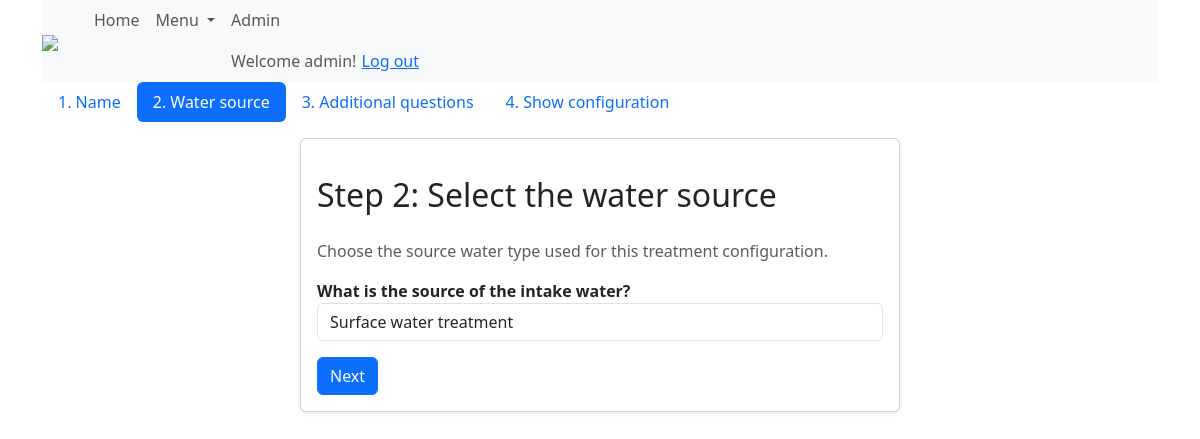
Screenshot of /form-designtree/ (signed in) with the database file from the repository.
### accounts/models.py (models this page shows, shortened)
class CustomUser(AbstractUser):
    pass

### drinq/models.py (models this page shows, shortened)
class DecidingFactorQuestion(models.Model):
    id = models.AutoField(primary_key=True, unique=True)
    name = models.TextField(null=False, unique=True)
    text = models.TextField(null=False, blank=True)
    categorical_variable = models.ForeignKey(
        CategoricalVariable, on_delete=models.CASCADE,
        db_column='categoricalvariable')
    class Meta:
        db_table = 'decidingfactorquestion'

class MultiStepConfiguration(models.Model):
    name = models.CharField(max_length=150)
    description = models.TextField(blank=True, null=True, max_length=500)
    user = models.ForeignKey(
        CustomUser,
        on_delete=models.CASCADE,
        related_name='multistepforms',
        db_column='user',
        blank=True, null=True)
    date_created = models.DateTimeField(auto_now_add=True)
    water_source = models.ForeignKey(
        'DesignTree',
        on_delete=models.SET_NULL,
        db_column='water_source',
        related_name='multistepforms',
        blank=True, null=True)
    session_key = models.CharField(max_length=40)
    class Meta:
        db_table = 'form_multistep'

### drinq/views.py (the view, shortened to what this page needs)
class FormWaterSourceView(LoginRequiredMixin, generic.edit.FormView):
    form_class = WaterSourceForm
    template_name = 'drinq/form_watersource.html'
    success_url = 'form_multistep'
    def get_context_data(self, **kwargs):
        context = super().get_context_data(**kwargs)
        context['step'] = 2
        context['total_steps'] = INITIAL_TOTAL_STEPS
        return context
    def get_form_kwargs(self):
        kwargs = super().get_form_kwargs()
        configuration = MultiStepConfiguration.objects.get(
            id=self.request.session['configuration_id'])
        kwargs.update({'instance': configuration})
        return kwargs

### drinq/forms.py
class WaterSourceForm(forms.ModelForm):
    class Meta:
        model = MultiStepConfiguration
        fields = ['water_source']
    def __init__(self, *args, **kwargs):
        super().__init__(*args, **kwargs)
        self.fields['water_source'].queryset = DesignTree.objects.all()
        watersource_q = DecidingFactorQuestion.objects.get(
            name=WATERSOURCE_QUESTION_NAME)
        self.fields['water_source'].label = watersource_q.text.capitalize()
        self.fields['water_source'].widget.attrs.update({
            'class': 'form-control',
        })

### drinq/models.py (called while the page is built)
    def __str__(self):
        return f"{self.name}"

### templates/drinq/form_watersource.html (shortened to what this page needs)
{% extends 'base.html' %}
{% load i18n %}
{% block content %}
{% include 'drinq/includes/wizard_steps_nav.html' %}
<div class="card mb-4 shadow-sm" style="max-width: 600px; margin: 0 auto;">
  <div class="card-body">
    <h2 class="card-title mb-4">Step 2: Select the water source</h2>
    <p class="card-text text-muted">Choose the source water type used for this treatment configuration.</p>
    <form method="post">
      <div class="form-group">
        <label for="id_water_source"><strong>{{ form.water_source.label }}</strong></label>
        {{ form.water_source }}
      </div>
      <button type="submit" class="btn btn-primary mt-3">Next</button>
    </form>
  </div>
</div>
{% endblock %}

### templates/base.html (shortened to what this page needs)
<!DOCTYPE html>
<html lang="en">
{% load static %}
{% load admin_urls %}
{% load custom_logout %}
<head>
    {% block style %}
    {% block bootstrap_theme %}
        <link rel="stylesheet" href="{%static "css/bootstrap.min.css" %}">
        <link rel="stylesheet" type="text/css" href="{% static "css/style.css" %}"/>
        <link rel="stylesheet" type="text/css" href="{% static "css/drinq.css" %}"/>
    {% endblock %}
    {% endblock %}
</head>
<body class="container">
    {% block navbar %}
    <nav class="navbar navbar-expand-lg navbar-light bg-light">
        <a class="navbar-brand" href="#">
            <img src="{% static 'logo-todrinq.png' %}" height="34">
        </a>
        <div class="collapse navbar-collapse" id="navbarSupportedContent">
            <div class="container-fluid">
                <ul class="navbar-nav mr-auto">
                    <li class="nav-item">
                        <a class="nav-link" href="{% url 'index' %}">Home</a>
                    </li>
                    <li class="nav-item dropdown">
                        <a class="nav-link dropdown-toggle" href="#" id="navbarDropdown" role="button" data-bs-toggle="dropdown" aria-haspopup="true" aria-expanded="false">
                            Menu
                        </a>
                    </li>
                    {% block userlinks %}
                    <li class="nav-item">
                        {% if user.is_staff  %}
                            <a class="nav-link" href="{% url 'admin:index' %}">Admin</a>
                        {% endif %}
                        {% if user.is_authenticated %}
                            <span class="nav-link">
                            Welcome {{ user.username }}!
                            <form action="{% url 'rest_framework:logout' %}" method="post" style="display:inline;">
                                <button type="submit" class="btn btn-link p-0 align-baseline">Log out</button>
                            </form>
                            </span>
                        {% endif %}
                    </li>
                    {% endblock %}
                </ul>
            </div>
        </div>
    </nav>
    {% endblock %}
</body>
{% block content %}{% endblock %}
</html>

### drinq/static/css/drinq.css (style rules this page uses)
.navbar { background-color: rgb(255, 255, 255); margin:0%; padding: 0%; }
.h2, h2 { margin-top: .67em; }

### rows the page displays
CustomUser: username "admin"
DecidingFactorQuestion: water_source.label "What is the source of the intake water?"
MultiStepConfiguration: water_source "Surface water treatment"
